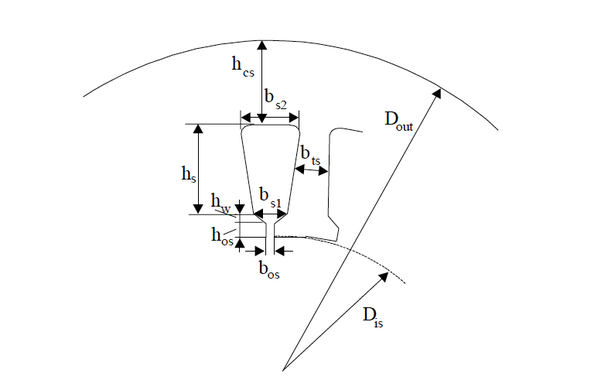
%> input picture TESLA/M_Zeki/stator_slot.png, 591 x 387 px, shrunk from 764 x 500 before the run
$ octave third_project.m   (GNU Octave 9; MATLAB toolbox functions it lacks are replaced by stand-ins)
%> lines starting %> are read from the running program, lines starting %| are printed output that depends on the picture; pictures that were not available may be replaced by others from this repository, and a replacement may not be noted
%% EE564 - Design of Electrical Machines
%% Project-3: Verification of the Traction Motor Design via FEM Analysis
%% Name: Mesut U饀r
%% ID: 1626753
%% INTRODUCTION
% In this project, we are asked to validate our traction motor design which
% was carried out in the 2nd project by using Finite Element Method
% tools such as Maxwell. The project that I worked on was the squirrel cage
% asynchronous traction motor to be used on a high power locomotive traction
% application.
%%
% At first, the design is applied to Maxwell RMxprt
% as it is, to get the performance of the design. The obtained machine
% parameters and performance metrics are compared with the ones computed
% during the 2nd project and the discrepancies are discussed. Moreover, the
% accuracy of the design is evaluated through RMxprt by considering the
% project specifications and initial design aims such as efficiency etc.
% Several improvements are applied to get a better performance in RMxprt
% and their theoretical background is also discussed.
%%
% Next, the finalised design is exported to Maxwell 2D FEM environment
% through which detailed machine performance is obtained at steady state
% with Magnetostatic solution such as flux lines, magnetic flux density
% distribution, electrical current distribution etc.
%%
% A discussion on the machine staedy state physical performance is also
% performed. The design is evaluated with its successful sides and failed
% sides. Some suggestions are proposed to further enhance the magnetostatic
% performance of the machine.
%%
% This report is composed of the following sections:
%
% # Project specifications and design inputs
% # Design in 2nd project
%%
% * Main dimensions
% * Calculated main machine parameters
% * Calculated stator parameters
% * Calculated rotor parameters
% * Calculated stator and rotor slot parameters
% * Calculated equivalent circuit parameters
% * Calculated losses and efficiency
% * Torque-speed characteristics
% * Calculated basic parameters
%%
% # RMxprt inputs of the design
% # RMxprt results of the design
% # Discussion on the results obtained in RMxprt
% # Magnetostatic inputs of the design
% # Magnetostatic results of the design
% # Discussion on the results obtained in Magnetostatic
%% PROJECT SPECIFICATIONS AND DESIGN INPUTS
%%
% Rated Power Output: 1280 kW
%%
% Line-to-line voltage: 1350 V
%%
% Number of poles: 6
%%
% Rated Speed: 1520 rpm (72 km/h) (driven with 78 Hz inverter)
%%
% Rated Motor Torque: 7843 Nm
%%
% Cooling: Forced Air Cooling
%%
% Insulating Class: 200
%%
% Train Wheel Diameter: 1210 mm
%%
% Maximum Speed: 140 km/h
%%
% Gear Ratio: 4.821
%%
% Duty: Continuous running duty (S1)
%%
% Efficiency: IE3, premium efficiency: 96 %
%%
% Power factor: 0.87
%%
% Average winding temp rise: 130 degree C
%%
% Hot spot temp rise: 160 degree C
%%
% Maximum winding temp: 200 degree C
%%
% Rated phase voltage: 779 V
%%
% Synchronous speed: 1560 rpm ()
%%
% Rated torque: 8 kNm
%%
% Rated phase current: 660 A
%% MAIN MACHINE DIMENSIONS
%%
% Inner diameter = 0.6 m
%%
% Outer diameter = 1.12 m
%%
% Length = 0.45 m
%%
% Air gap distance = 3 mm
%%
% Inner surface area = 0.84823 m^2
%%
% Inner volume = 0.127235 m^3
%%
% Inner circumference = 1.88496 m
%%
% The resultant tangential stress = 31.5376 kPa
%%
% The resultant specific machine constant = 303.894 kWs/m^3
%%
% The resultant magnetic loading = 0.9 Tesla
%%
% The resultant electrical loading = 35.0418 kA/m
%% STATOR PARAMETERS
%%
% Selected slot/pole/phase (qs) is 5
%%
% Selected stator slot number (Qs) is 90
%%
% The resultant stator slot pitch (Tus) is 20.944 mm
%%
% Selected stator layer is 2
%%
% Pitch angle of stator is 144 degrees electrical
%%
% Slot angle of stator is 12 degrees electrical
%%
% Selected air gap flux density is 0.9 Tesla
%%
% Selected stator back iron (yoke) flux density is 1.6 Tesla
%%
% Selected stator teeth flux density is 1.9 Tesla
%%
% Selected rotor back iron (yoke) flux density is 1.6 Tesla
%%
% Selected rotor teeth flux density is 2 Tesla
%%
% Distribution factor for the fundamental component is 0.956677
%%
% Pitch factor for the fundamental component is 0.951057
%%
% winding factor for the fundamental component is 0.909854
%%
% The selected turn number per phase (Nph) is 30
%%
% The resultant turn number per coil side (zQ) is 1
%%
% The resultant flux per pole is 0.0824523 Weber
%%
% Resultant induced voltage is 779.423 Volts rms
%%
% The peak current is 932.835 Amps
%%
% The peak MMF is 8104.91 Amps
%% NOTE
% In the 2nd project, I changed the air gap distance from 3 mm to 10 mm
% based on a wrong assumption such that, all the MMF produced by the
% satator should drop on the air gap. That kind of a design would yield a
% magnetizing current almost the same as the input current. Therefore, I
% will stick with the first 3 mm design from now on.
%% ROTOR PARAMETERS
% Selected rotor slot number is 72.
%% NOTE
% This selection was based on a false idea such that the squirrel cage
% rotor slot (bar) number should be a multiplication of both phase number
% pole number. I realised that this was wrong and I will update the rotor
% bar number selection on RMxprt analysis.
%% CONDUCTORS
% Copper is selected for stator
%%
% Selected wire is AWG Gauge 0.
%%
% Wire diameter is 8.25246 mm and area is 53.488 mm^2.
%%
% 2 strands of wires will be used in parallel.
%%
% The resultant current density is 6.16599 A/mm^2
%%
% Wire diameter with insulation is 8.41751 mm and area is 55.649 mm^2.
%%
% Total wire area (one turn) is 111.298 mm^2.
%%
% Aluminium is selected for rotor
%% STATOR SLOT DESIGN
% Selected stator slot fill factor is 0.44
%%
% Useful slot area of the stator is 505.9 mm^2
%%
I = imread('stator_slot.png');
%> I is the input picture: size 387x591x3 uint8; mean R, G, B 251.4, 251.4, 251.4
figure;
imshow(I);
title('Stator Slot Shape and Dimensions','FontSize',18,'FontWeight','Bold');
%%
% Stator slot pitch (Tus) is 20.944 mm
%%
% Stator stacking factor (Kfe) is 0.96 mm
%%
% Stator slot tooth width (bts) is 10.2701 mm
%%
% Stator slot opening width (bos) is 4 mm
%%
% Stator slot opening height (hos) is 2 mm
%%
% The bottom stator slot width (bs1) is 11.0229 mm
%%
% The top stator slot width (bs2) is 13.8626 mm
%%
% The useful stator slot height (hs) is 40.6582 mm
%%
% The height of stator back iron is (hcs) is 214.342 mm
%%
% The resultant stator back iron flux density is 0.418127 Tesla.
%%
% The aimed stator back iron flux density is 1.45 Tesla.
%%
% The new back iron height is 63.1818 mm.
%%
% The new outer diameter is 0.81768 m.
%% NOTE
% The previous stator outer diameter value was 1.12 m and the new value is
% 0.82 m neither of which may not be an optimum value. It will be adjusted
% on RMxprt design.
%% ROTOR SLOT DESIGN
I = imread('rotor_slot.png');
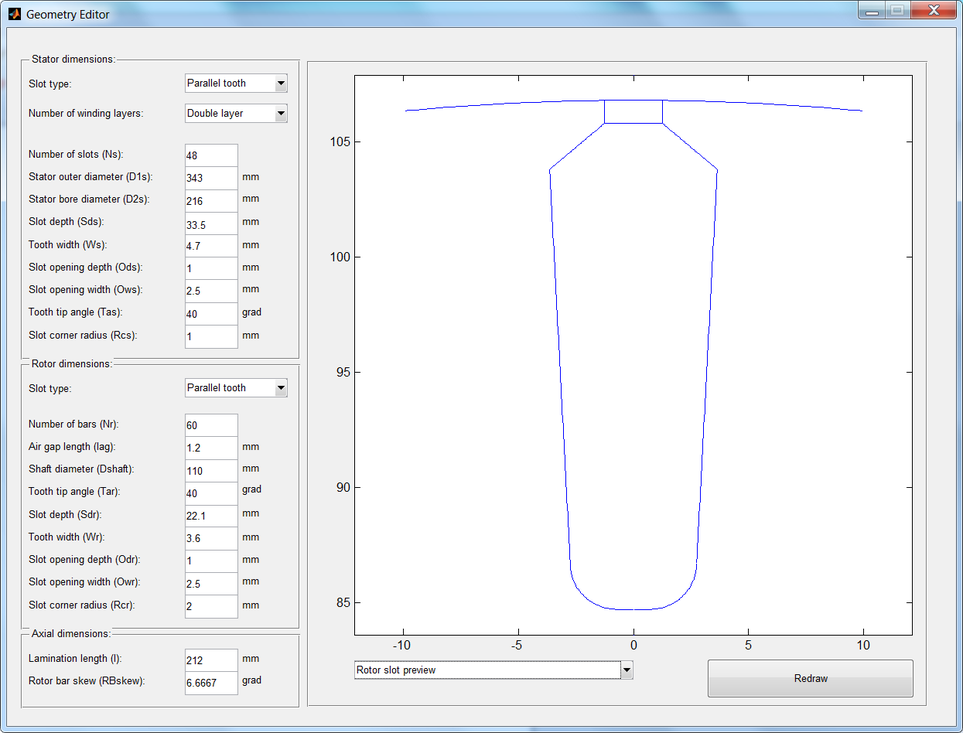
%> input picture TESLA/hyuruk/rotor_slot.png, 963 x 733 px, shrunk from 1245 x 948 before the run
%> I is the input picture: size 733x963x3 uint8; mean R, G, B 237.7, 239.4, 241.6
figure;
imshow(I);
title('Rotor Slot Shape and Dimensions','FontSize',18,'FontWeight','Bold');
%%
% Rotor slot pitch (Tur) is 25.9181 mm
%%
% Rotor stacking factor (Kfe) is 0.96
%%
% Rotor slot tooth width (btr) is 12.0738 mm
%%
% Rotor slot opening width (bor) is 4 mm
%%
% Rotor slot opening height (hor) is 2 mm
%%
% Rotor bar current is 1332.34 A.
%%
% Rotor bar current density is 6 A/mm^2.
%%
% Rotor bar slot area is 222.056 mm^2.
%%
% Rotor end ring current is 7643.43 A.
%%
% Rotor end ring current density is 4.68 A/mm^2.
%%
% Rotor end ring area is 1633.21 mm^2.
%%
% Rotor bar top diameter (d1) is 13.0983 mm.
%%
% Rotor bar bottom diameter (d2) 3 mm.
%%
% Rotor bar height (hr) 115.645 mm.
%%
% Rotor slot area is 1001.75 mm^2.
%%
% The height of the rotor back iron (hcr) is 57.2585 mm.
%%
% A shaft diameter of 150 mm is selected.
%% MMF VALUES
% The peak MMF of the teeth is 694.918 A.
%%
% The peak MMF of the yoke is 527.281 A.
%%
% The peak MMF of the teeth is 1913.06 A.
%%
% The peak MMF of the yoke is 140.856 A.
%% EQUIVALENT CIRCUIT PAREMETERS
% The magnetizing inductance of the machine is 14.5636 mH.
%%
% The magnetizing reactance at fundamental frequency is 7.13744 Ohms.
%%
% The magnetizing current is 109.202 A.
%%
% The stator leakage inductance of the machine is 86.0795 uH.
%%
% The stator leakage reactance at fundamental frequency is 42.1866 mOhms.
%%
% The rotor leakage inductance referred to the stator is 434.671 uH.
%%
% The rotor leakage reactance referred to the stator is 213.027 mOhms.
%%
% The DC resiatance of the stator phase winding is 10.5067 mOhms.
%%
% The AC resiatance of the stator phase winding is 10.5067 mOhms.
%%
% The resiatance of the rotor phase winding is 33.2912 uOhms.
%%
% The rotor resistance referred to the stator is 4.13394 mOhms.
%%
% The core loss resistance is 91.4499 Ohms.
%% MATERIAL MASS
% Total copper volume is 0.0166135 m^3.
%%
% Total copper mass is 148.857 kg.
%%
% Total aluminium volume is 0.0331031 m^3.
%%
% Total aluminium mass is 89.3784 kg.
%%
% Stator teeth iron mass is 142.205 kg.
%%
% Stator back iron mass is 1368.98 kg.
%%
% Stator total iron mass is 1511.18 kg.
%%
% Rotor teeth iron mass is 362.328 kg.
%%
% Total mass is 2111.74 kg.
%% LOSSES AND EFFICIENCY
% Total stator copper loss is 13714.2 Watts.
%%
% Total rotor copper loss is 5395.91 Watts.
%%
% Total copper loss is 19110.1 Watts.
%%
% stator core loss only at fundamental frequency is 19929 Watts.
%%
% Total loss of the machine is 49279 Watts.
%%
% Efficiency of the machine is 96.2928 %.
%% EQUIVALENT CIRCUIT
I = imread('eqv_circ.png');
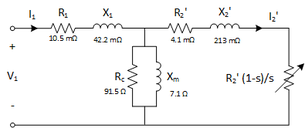
%> input picture TRAIN/Mesut/eqv_circ.png, 305 x 128 px, shrunk from 395 x 166 before the run
%> I is the input picture: size 128x305x3 uint8; mean R, G, B 245, 245, 245
figure;
imshow(I);
title('Equivalent Circuit of the Machine','FontSize',18,'FontWeight','Bold');
%% TORQUE-SPEED CHARACTERISTICS
I = imread('TORQUE-SPEED.png');
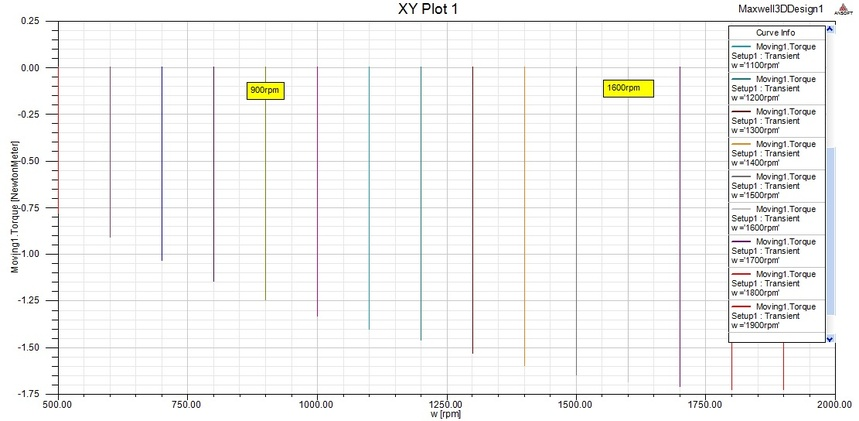
%> input picture EDDY_BRAKE/Siamak/Torque-Speed.jpg, 859 x 421 px, shrunk from 1111 x 544 before the run, given in place of TORQUE-SPEED.png, which was not available
%> I is the input picture: size 421x859x3 uint8; mean R, G, B 244.9, 244.8, 244.1
figure;
imshow(I);
title('Torque-speed Characteristics of the Machine','FontSize',18,'FontWeight','Bold');
%%
% The rated slip is 0.025641.
%%
% The starting torque is 6.986622e+02 Nm.
%%
% The maximum torque is 2.075056e+04 Nm.
%%
% The slip at maximum torque is 1.600000e-02.
%% MAXWELL RMXPRT DESIGN
%> (the run ends here)
